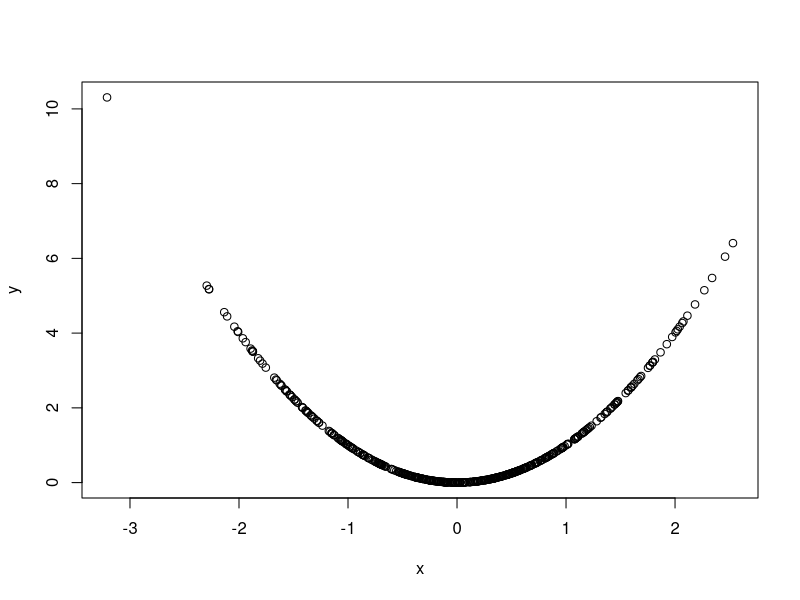
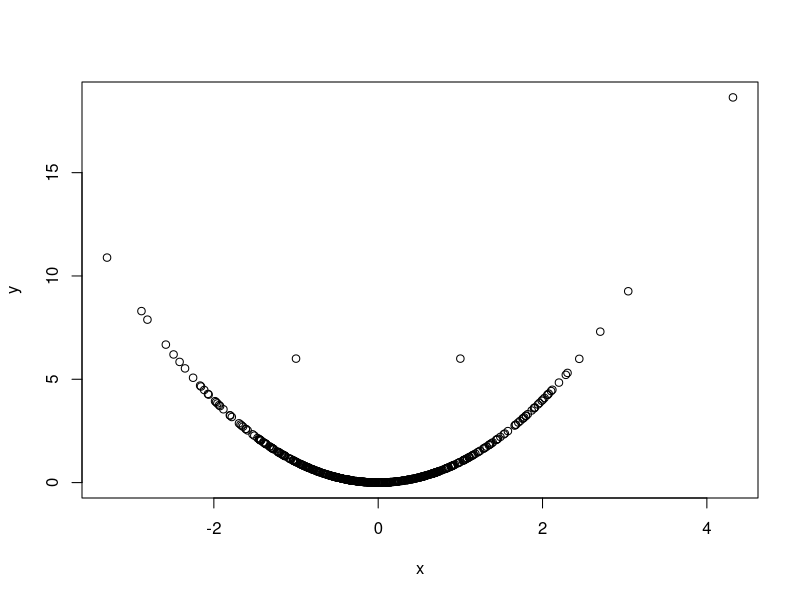

These figures' R source, in order:
## ---- chunk 1
#| echo=TRUE
#create a variable of 500 numbers from a standard normal distribution
x<-rnorm(500,0,1)

#create another variable from the same data but squared
y<-x^2

#make it into a scatter plot
plot(x,y)

## ---- chunk 2
#| echo=TRUE
#create a variable of 500 numbers from a standard normal distribution
x<-rnorm(500,0,1)

#create another variable from the same data but squared
y<-x^2

#make it into a scatter plot
plot(x,y)
points(c(-1,1),c(6,6))

